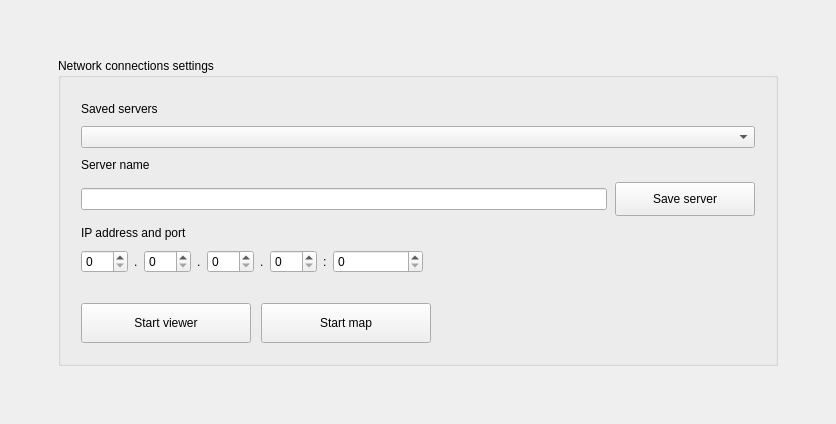
      <widget class="QWidget" name="tab_remote_server">
       <attribute name="title">
        <string>Connect to server</string>
       </attribute>
       <layout class="QVBoxLayout" name="remoteLayout">
        <property name="spacing">
         <number>12</number>
        </property>
        <property name="leftMargin">
         <number>18</number>
        </property>
        <property name="topMargin">
         <number>18</number>
        </property>
        <property name="rightMargin">
         <number>18</number>
        </property>
        <property name="bottomMargin">
         <number>18</number>
        </property>
        <item>
         <spacer name="remoteTopSpacer">
          <property name="orientation">
           <enum>Qt::Vertical</enum>
          </property>
          <property name="sizeHint" stdset="0">
           <size>
            <width>20</width>
            <height>40</height>
           </size>
          </property>
         </spacer>
        </item>
        <item>
         <layout class="QHBoxLayout" name="remoteRow">
          <property name="spacing">
           <number>12</number>
          </property>
          <item>
           <spacer name="remoteLeftSpacer">
            <property name="orientation">
             <enum>Qt::Horizontal</enum>
            </property>
            <property name="sizeHint" stdset="0">
             <size>
              <width>40</width>
              <height>20</height>
             </size>
            </property>
           </spacer>
          </item>
          <item>
           <widget class="QGroupBox" name="groupBox">
            <property name="minimumSize">
             <size>
              <width>720</width>
              <height>0</height>
             </size>
            </property>
            <property name="maximumSize">
             <size>
              <width>820</width>
              <height>16777215</height>
             </size>
            </property>
            <property name="title">
             <string>Network connections settings</string>
            </property>
            <layout class="QVBoxLayout" name="networkLayout">
             <property name="spacing">
              <number>10</number>
             </property>
             <property name="leftMargin">
              <number>20</number>
             </property>
             <property name="topMargin">
              <number>24</number>
             </property>
             <property name="rightMargin">
              <number>20</number>
             </property>
             <property name="bottomMargin">
              <number>20</number>
             </property>
             <item>
              <widget class="QLabel" name="label_3">
               <property name="text">
                <string>Saved servers</string>
               </property>
               <property name="role" stdset="0">
                <string>caption</string>
               </property>
              </widget>
             </item>
             <item>
              <widget class="QComboBox" name="cbSavedServers"/>
             </item>
             <item>
              <widget class="QLabel" name="label_21">
               <property name="text">
                <string>Server name</string>
               </property>
               <property name="role" stdset="0">
                <string>caption</string>
               </property>
              </widget>
             </item>
             <item>
              <layout class="QHBoxLayout" name="serverNameLayout">
               <property name="spacing">
                <number>8</number>
               </property>
               <item>
                <widget class="QLineEdit" name="leServerName">
                 <property name="minimumSize">
                  <size>
                   <width>400</width>
                   <height>0</height>
                  </size>
                 </property>
                </widget>
               </item>
               <item>
                <widget class="QPushButton" name="pbSaveServer">
                 <property name="minimumSize">
                  <size>
                   <width>140</width>
                   <height>34</height>
                  </size>
                 </property>
                 <property name="text">
                  <string>Save server</string>
                 </property>
                </widget>
               </item>
              </layout>
             </item>
             <item>
              <widget class="QLabel" name="label_20">
               <property name="text">
                <string>IP address and port</string>
               </property>
               <property name="role" stdset="0">
                <string>caption</string>
               </property>
              </widget>
             </item>
             <item>
              <layout class="QHBoxLayout" name="ipLayout">
               <property name="spacing">
                <number>6</number>
               </property>
               <item>
                <widget class="QSpinBox" name="sbIPv4_1">
                 <property name="maximum">
                  <number>255</number>
                 </property>
                </widget>
               </item>
               <item>
                <widget class="QLabel" name="label_16">
                 <property name="text">
                  <string>.</string>
                 </property>
                 <property name="role" stdset="0">
                  <string>dot</string>
                 </property>
                </widget>
               </item>
               <item>
                <widget class="QSpinBox" name="sbIPv4_2">
                 <property name="maximum">
                  <number>255</number>
                 </property>
                </widget>
               </item>
               <item>
                <widget class="QLabel" name="label_17">
                 <property name="text">
                  <string>.</string>
                 </property>
                 <property name="role" stdset="0">
                  <string>dot</string>
                 </property>
                </widget>
               </item>
               <item>
                <widget class="QSpinBox" name="sbIPv4_3">
                 <property name="maximum">
                  <number>255</number>
                 </property>
                </widget>
               </item>
               <item>
                <widget class="QLabel" name="label_18">
                 <property name="text">
                  <string>.</string>
                 </property>
                 <property name="role" stdset="0">
                  <string>dot</string>
                 </property>
                </widget>
               </item>
               <item>
                <widget class="QSpinBox" name="sbIPv4_4">
                 <property name="maximum">
                  <number>255</number>
                 </property>
                </widget>
               </item>
               <item>
                <widget class="QLabel" name="label_19">
                 <property name="text">
                  <string>:</string>
                 </property>
                 <property name="role" stdset="0">
                  <string>dot</string>
                 </property>
                </widget>
               </item>
               <item>
                <widget class="QSpinBox" name="sbIPv4_port">
                 <property name="minimumSize">
                  <size>
                   <width>90</width>
                   <height>0</height>
                  </size>
                 </property>
                 <property name="maximum">
                  <number>65535</number>
                 </property>
                </widget>
               </item>
               <item>
                <spacer name="ipSpacer">
                 <property name="orientation">
                  <enum>Qt::Horizontal</enum>
                 </property>
                 <property name="sizeHint" stdset="0">
                  <size>
                   <width>40</width>
                   <height>20</height>
                  </size>
                 </property>
                </spacer>
               </item>
              </layout>
             </item>
             <item>
              <spacer name="networkSpacer">
               <property name="orientation">
                <enum>Qt::Vertical</enum>
               </property>
               <property name="sizeHint" stdset="0">
                <size>
                 <width>20</width>
                 <height>20</height>
                </size>
               </property>
              </spacer>
             </item>
             <item>
              <layout class="QHBoxLayout" name="connectButtonsLayout">
               <property name="spacing">
                <number>10</number>
               </property>
               <item>
                <widget class="QPushButton" name="pbConnectViewer">
                 <property name="minimumSize">
                  <size>
                   <width>170</width>
                   <height>40</height>
                  </size>
                 </property>
                 <property name="text">
                  <string>Start viewer</string>
                 </property>
                 <property name="primary" stdset="0">
                  <bool>true</bool>
                 </property>
                </widget>
               </item>
               <item>
                <widget class="QPushButton" name="pbConnectMap">
                 <property name="minimumSize">
                  <size>
                   <width>170</width>
                   <height>40</height>
                  </size>
                 </property>
                 <property name="text">
                  <string>Start map</string>
                 </property>
                </widget>
               </item>
               <item>
                <spacer name="connectSpacer">
                 <property name="orientation">
                  <enum>Qt::Horizontal</enum>
                 </property>
                 <property name="sizeHint" stdset="0">
                  <size>
                   <width>40</width>
                   <height>20</height>
                  </size>
                 </property>
                </spacer>
               </item>
              </layout>
             </item>
            </layout>
           </widget>
          </item>
          <item>
           <spacer name="remoteRightSpacer">
            <property name="orientation">
             <enum>Qt::Horizontal</enum>
            </property>
            <property name="sizeHint" stdset="0">
             <size>
              <width>40</width>
              <height>20</height>
             </size>
            </property>
           </spacer>
          </item>
         </layout>
        </item>
        <item>
         <spacer name="remoteBottomSpacer">
          <property name="orientation">
           <enum>Qt::Vertical</enum>
          </property>
          <property name="sizeHint" stdset="0">
           <size>
            <width>20</width>
            <height>40</height>
           </size>
          </property>
         </spacer>
        </item>
       </layout>
      </widget>
